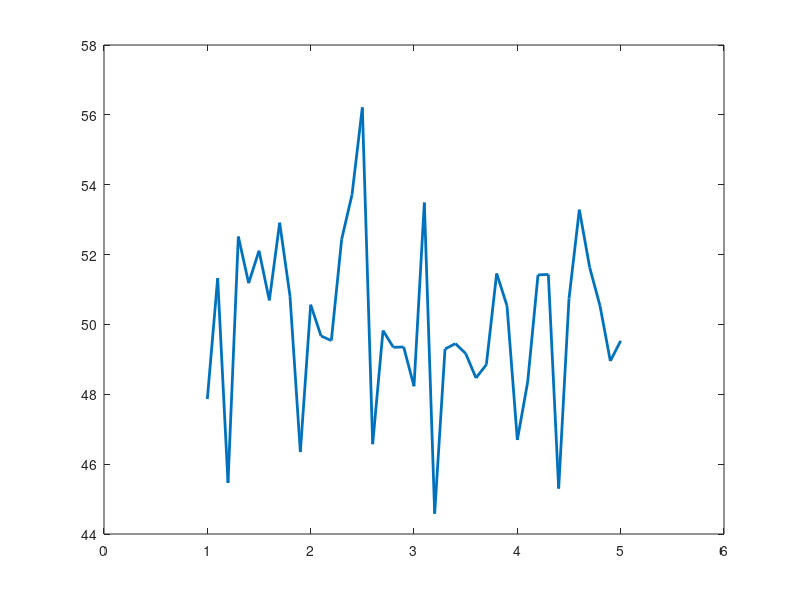

This figure's MATLAB source: (Note: this script raises an error after producing the figure.)
x=1:0.1:5; 
y= 50 +3*randn(length(x),1);

plot(x,y,'LineWidth',2)
xlim([0,6])

y1f=forwardDiff(x,y);
y1c=centeredDiff(x,y);
%y1hp=hpDiff(x,y);
figure()
plot(x,y1f,'LineWidth',2)
hold on
plot(x,y1c,'LineWidth',2)
%   plot(x,y1hp,'LineWidth',2)
legend('Derivada Hacia adelante','Derivada centrada')%,'High Precision')
xlim([0,6])
%ylim([-70,70])



function y1 = forwardDiff(x,y)
    n=length(y);
    for i=1:n-1
      y1(i) = (y(i+1)-y(i))/(x(i+1)-x(i));
    end
    y1(n)= 0;
end


function y1= centeredDiff(x,y)
    n=length(y);
    for i=2:n-1
        y1(i)= (y(i+1)-y(i-1))/(x(i+1)-x(i-1));
    end
    y1(1)=0;y1(n)=0;
end

function y1 = hpDiff(x,y)
   n=length(y);
   h = x(2)-x(1);
   for i=1:n-2
       y1(i) = (-y(i+2) +4*y(i+1) -3*y(i))/ (2*h);
   end
   y1(n-1) =0; y1(n) =0;
end
